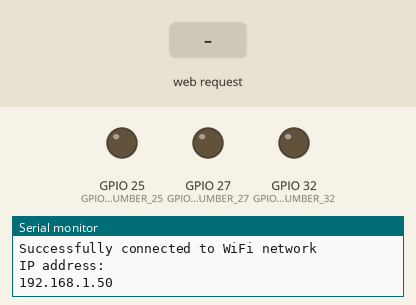
Recording of a sketch running on a simulated ESP32. Parts: output pins drawn as LEDs (lit = HIGH), the last lines printed to the serial monitor. Inputs (shaded band) come from the test bench. WiFi joins after 1.5 s; servers stay silent unless stated.

Above: at 3.2 s.
3.3 s: HTTP request GET /?LED0=ON received
At 3.9 s:
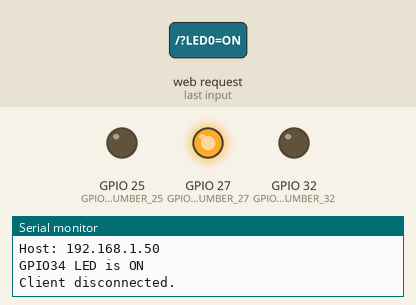
4.8 s: HTTP request GET /?LED1=ON received
At 6.0 s:
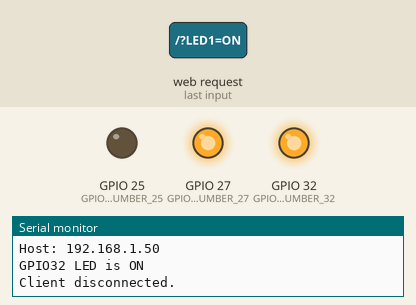
6.3 s: HTTP request GET /?LED0=OFF received
At 7.4 s:
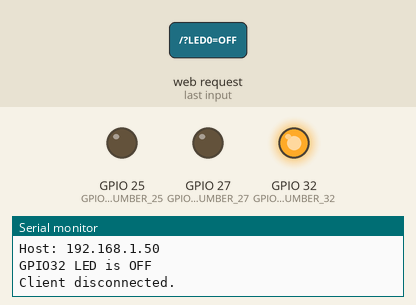
7.8 s: HTTP request GET /?LED2=ON received
At 8.5 s:
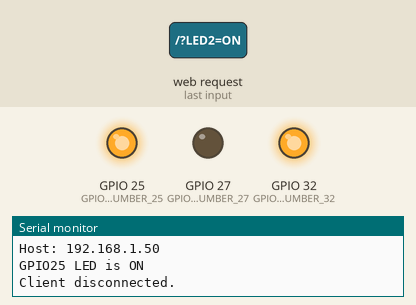
9.3 s: HTTP request GET /?LED1=OFF received
At 9.7 s:
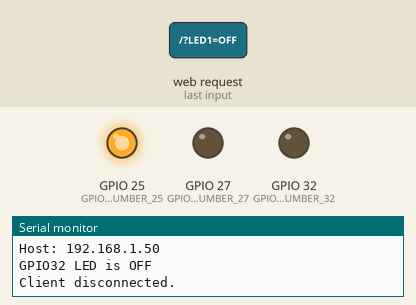
10.8 s: HTTP request GET /?LED2=OFF received
At 12.0 s:
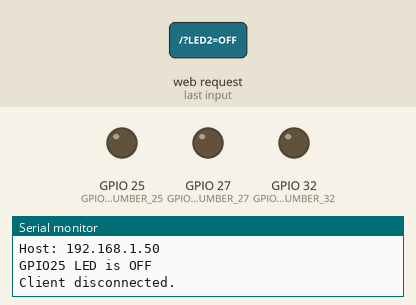
Timing chart, 0 to 13.3 s (numbered marks = the images above; inputs shaded):
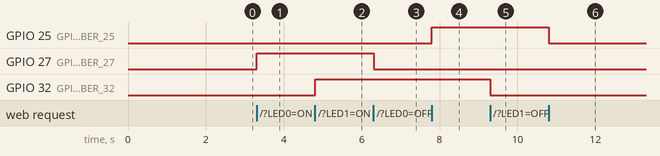

The sketch:

wifiLED.ino
```cpp
#include <WiFi.h>

const char* WIFI_NAME= "your ssid:)";
const char* WIFI_PASSWORD = "password!";
WiFiServer server(80);

String header;

String LED_ONE_STATE = "off";
String LED_TWO_STATE = "off";
String LED_THREE_STATE = "off";


const int GPIO_PIN_NUMBER_27 = 27;
const int GPIO_PIN_NUMBER_32 = 32;
const int GPIO_PIN_NUMBER_25 = 25;


void setup() {
Serial.begin(115200);
pinMode(GPIO_PIN_NUMBER_27, OUTPUT);
pinMode(GPIO_PIN_NUMBER_32, OUTPUT);
pinMode(GPIO_PIN_NUMBER_25, OUTPUT);

digitalWrite(GPIO_PIN_NUMBER_27, LOW);
digitalWrite(GPIO_PIN_NUMBER_32, LOW);
digitalWrite(GPIO_PIN_NUMBER_25, LOW);


Serial.print("Connecting to ");
Serial.println(WIFI_NAME);
WiFi.begin(WIFI_NAME, WIFI_PASSWORD);
while (WiFi.status() != WL_CONNECTED) {
delay(1000);
Serial.println("Trying to connect to Wifi Network");
}
Serial.println("");
Serial.println("Successfully connected to WiFi network");
Serial.println("IP address: ");
Serial.println(WiFi.localIP());
server.begin();
}

void loop(){
WiFiClient client = server.available();
if (client) {
Serial.println("New Client is requesting web page");
String current_data_line = "";
while (client.connected()) {
if (client.available()) {
char new_byte = client.read();
Serial.write(new_byte);
header += new_byte;
if (new_byte == '\n') {

if (current_data_line.length() == 0)
{

client.println("HTTP/1.1 200 OK");
client.println("Content-type:text/html");
client.println("Connection: close");
client.println();

if (header.indexOf("LED0=ON") != -1)
{
Serial.println("GPIO34 LED is ON");
LED_ONE_STATE = "on";
digitalWrite(GPIO_PIN_NUMBER_27, HIGH);
}
if (header.indexOf("LED0=OFF") != -1)
{
Serial.println("GPIO32 LED is OFF");
LED_ONE_STATE = "off";
digitalWrite(GPIO_PIN_NUMBER_27, LOW);
}
if (header.indexOf("LED1=ON") != -1)
{
Serial.println("GPIO32 LED is ON");
LED_TWO_STATE = "on";
digitalWrite(GPIO_PIN_NUMBER_32, HIGH);
}
if (header.indexOf("LED1=OFF") != -1)
{
Serial.println("GPIO32 LED is OFF");
LED_TWO_STATE = "off";
digitalWrite(GPIO_PIN_NUMBER_32, LOW);
}
if (header.indexOf("LED2=ON") != -1)
{
Serial.println("GPIO25 LED is ON");
LED_THREE_STATE = "on";
digitalWrite(GPIO_PIN_NUMBER_25, HIGH);
}
if(header.indexOf("LED2=OFF") != -1) {
Serial.println("GPIO25 LED is OFF");
LED_THREE_STATE = "off";
digitalWrite(GPIO_PIN_NUMBER_25, LOW);
}

client.println("<!DOCTYPE html><html>");
client.println("<head><meta name=\"viewport\" content=\"width=device-width, initial-scale=1\">");
client.println("<link rel=\"icon\" href=\"data:,\">");
client.println("<style>html { font-family: Helvetica; display: inline-block; margin: 0px auto; text-align: center;}");
client.println(".button { background-color: #4CAF50; border: 2px solid #4CAF50;; color: white; padding: 15px 32px; text-align: center; text-decoration: none; display: inline-block; font-size: 16px; margin: 4px 2px; cursor: pointer; }");
client.println("text-decoration: none; font-size: 30px; margin: 2px; cursor: pointer;}");
// Web Page Heading
client.println("</style></head>");
client.println("<body><center><h1>MICROCONTROLLERS 101 WITH ESP32</h1></center>");
client.println("<center><h2>ESP32 Web server LED controlling example</h2></center>" );
client.println("<form><center>");
client.println("<p> LED one is " + LED_ONE_STATE + "</p>");
client.println("<center> <button class=\"button\" name=\"LED0\" value=\"ON\" type=\"submit\">LED0 ON</button>") ;
client.println("<button class=\"button\" name=\"LED0\" value=\"OFF\" type=\"submit\">LED0 OFF</button><br><br>");
client.println("<p>LED two is " + LED_TWO_STATE + "</p>");
client.println("<button class=\"button\" name=\"LED1\" value=\"ON\" type=\"submit\">LED1 ON</button>");
client.println("<button class=\"button\" name=\"LED1\" value=\"OFF\" type=\"submit\">LED1 OFF</button> <br><br>");
client.println("<p>LED three is " + LED_THREE_STATE + "</p>");
client.println ("<button class=\"button\" name=\"LED2\" value=\"ON\" type=\"submit\">LED2 ON</button>");
client.println ("<button class=\"button\" name=\"LED2\" value=\"OFF\" type=\"submit\">LED2 OFF</button></center>");
client.println("</center></form></body></html>");
client.println();
break;
}
else
{
current_data_line = "";
}
}
else if (new_byte != '\r')
{
current_data_line += new_byte;
}
}
}
// Clear the header variable
header = "";
// Close the connection
client.stop();
Serial.println("Client disconnected.");
Serial.println("");
}
}
```

Measured:
- after the input at 3.3 s, GPIO 27 (GPIO_PIN_NUMBER_27): LOW → HIGH at once
- after the input at 4.8 s, GPIO 32 (GPIO_PIN_NUMBER_32): LOW → HIGH at once
- after the input at 6.3 s, GPIO 27 (GPIO_PIN_NUMBER_27): HIGH → LOW at once
- after the input at 7.8 s, GPIO 25 (GPIO_PIN_NUMBER_25): LOW → HIGH at once
- after the input at 9.3 s, GPIO 32 (GPIO_PIN_NUMBER_32): HIGH → LOW at once
- after the input at 10.8 s, GPIO 25 (GPIO_PIN_NUMBER_25): HIGH → LOW at once
